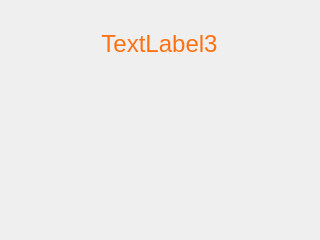
<?xml version="1.0" encoding="UTF-8"?>
<ui version="4.0">
 <class>MainWindow</class>
 <widget class="QMainWindow" name="MainWindow">
  <property name="geometry">
   <rect>
    <x>0</x>
    <y>0</y>
    <width>320</width>
    <height>240</height>
   </rect>
  </property>
  <property name="sizePolicy">
   <sizepolicy hsizetype="Fixed" vsizetype="Fixed">
    <horstretch>0</horstretch>
    <verstretch>0</verstretch>
   </sizepolicy>
  </property>
  <property name="minimumSize">
   <size>
    <width>320</width>
    <height>240</height>
   </size>
  </property>
  <property name="maximumSize">
   <size>
    <width>320</width>
    <height>240</height>
   </size>
  </property>
  <property name="windowTitle">
   <string>MainWindow</string>
  </property>
  <property name="styleSheet">
   <string notr="true"/>
  </property>
  <widget class="QWidget" name="centralwidget">
   <property name="styleSheet">
    <string notr="true"/>
   </property>
   <layout class="QVBoxLayout" name="verticalLayout">
    <item>
     <widget class="QStackedWidget" name="stackedWidget">
      <property name="minimumSize">
       <size>
        <width>320</width>
        <height>240</height>
       </size>
      </property>
      <property name="maximumSize">
       <size>
        <width>320</width>
        <height>240</height>
       </size>
      </property>
      <property name="currentIndex">
       <number>2</number>
      </property>
      <widget class="QWidget" name="page_1">
       <property name="minimumSize">
        <size>
         <width>320</width>
         <height>240</height>
        </size>
       </property>
       <property name="maximumSize">
        <size>
         <width>320</width>
         <height>240</height>
        </size>
       </property>

       <widget class="QWidget" name="layoutWidget">
        <property name="geometry">
         <rect>
          <x>0</x>
          <y>24</y>
          <width>301</width>
          <height>156</height>
         </rect>
        </property>
        <layout class="QGridLayout" name="m_gridLayout">
         <property name="horizontalSpacing">
          <number>10</number>
         </property>
         <property name="verticalSpacing">
          <number>3</number>
         </property>
         <property name="leftMargin">
          <number>10</number>
         </property>
         <property name="topMargin">
          <number>2</number>
         </property>
         <property name="rightMargin">
          <number>10</number>
         </property>
         <property name="bottomMargin">
          <number>0</number>
         </property>
         <item row="0" column="1">
          <widget class="MatrixLabel" name="label_01">
           <property name="minimumSize">
            <size>
             <width>50</width>
             <height>50</height>
            </size>
           </property>
           <property name="maximumSize">
            <size>
             <width>50</width>
             <height>50</height>
            </size>
           </property>
           <property name="frameShape">
            <enum>QFrame::Panel</enum>
           </property>
           <property name="lineWidth">
            <number>0</number>
           </property>
           <property name="text">
            <string>&lt;!DOCTYPE HTML PUBLIC &quot;-//W3C//DTD HTML 4.0//EN&quot; &quot;http://www.w3.org/TR/REC-html40/strict.dtd&quot;&gt;
&lt;html&gt;&lt;head&gt;&lt;meta name=&quot;qrichtext&quot; content=&quot;1&quot; /&gt;&lt;meta charset=&quot;utf-8&quot; /&gt;&lt;style type=&quot;text/css&quot;&gt;
p, li { white-space: pre-wrap; }
&lt;/style&gt;&lt;/head&gt;&lt;body style=&quot; font-family:'Sans Serif'; font-size:9pt; font-weight:400; font-style:normal;&quot;&gt;
&lt;p align=&quot;center&quot; style=&quot; margin-top:0px; margin-bottom:0px; margin-left:0px; margin-right:0px; -qt-block-indent:0; text-indent:0px;&quot;&gt;&lt;img src=&quot;:/icon/images/目标追踪.png&quot; /&gt;&lt;/p&gt;&lt;/body&gt;&lt;/html&gt;</string>
           </property>
          </widget>
         </item>
         <item row="2" column="2">
          <widget class="MatrixLabel" name="label_08">
           <property name="minimumSize">
            <size>
             <width>50</width>
             <height>50</height>
            </size>
           </property>
           <property name="maximumSize">
            <size>
             <width>50</width>
             <height>50</height>
            </size>
           </property>
           <property name="frameShape">
            <enum>QFrame::Panel</enum>
           </property>
           <property name="frameShadow">
            <enum>QFrame::Plain</enum>
           </property>
           <property name="lineWidth">
            <number>0</number>
           </property>
           <property name="text">
            <string>&lt;!DOCTYPE HTML PUBLIC &quot;-//W3C//DTD HTML 4.0//EN&quot; &quot;http://www.w3.org/TR/REC-html40/strict.dtd&quot;&gt;
&lt;html&gt;&lt;head&gt;&lt;meta name=&quot;qrichtext&quot; content=&quot;1&quot; /&gt;&lt;meta charset=&quot;utf-8&quot; /&gt;&lt;style type=&quot;text/css&quot;&gt;
p, li { white-space: pre-wrap; }
&lt;/style&gt;&lt;/head&gt;&lt;body style=&quot; font-family:'Sans Serif'; font-size:9pt; font-weight:400; font-style:normal;&quot;&gt;
&lt;p style=&quot; margin-top:0px; margin-bottom:0px; margin-left:0px; margin-right:0px; -qt-block-indent:0; text-indent:0px;&quot;&gt;&lt;img src=&quot;:/icon/images/图像分割.png&quot; /&gt;&lt;/p&gt;&lt;/body&gt;&lt;/html&gt;</string>
           </property>
          </widget>
         </item>
         <item row="1" column="2">
          <widget class="MatrixLabel" name="label_05">
           <property name="minimumSize">
            <size>
             <width>50</width>
             <height>50</height>
            </size>
           </property>
           <property name="maximumSize">
            <size>
             <width>50</width>
             <height>50</height>
            </size>
           </property>
           <property name="frameShape">
            <enum>QFrame::Panel</enum>
           </property>
           <property name="frameShadow">
            <enum>QFrame::Plain</enum>
           </property>
           <property name="lineWidth">
            <number>0</number>
           </property>
           <property name="text">
            <string>&lt;!DOCTYPE HTML PUBLIC &quot;-//W3C//DTD HTML 4.0//EN&quot; &quot;http://www.w3.org/TR/REC-html40/strict.dtd&quot;&gt;
&lt;html&gt;&lt;head&gt;&lt;meta name=&quot;qrichtext&quot; content=&quot;1&quot; /&gt;&lt;meta charset=&quot;utf-8&quot; /&gt;&lt;style type=&quot;text/css&quot;&gt;
p, li { white-space: pre-wrap; }
&lt;/style&gt;&lt;/head&gt;&lt;body style=&quot; font-family:'Sans Serif'; font-size:9pt; font-weight:400; font-style:normal;&quot;&gt;
&lt;p style=&quot; margin-top:0px; margin-bottom:0px; margin-left:0px; margin-right:0px; -qt-block-indent:0; text-indent:0px;&quot;&gt;&lt;img src=&quot;:/icon/images/年龄识别.png&quot; /&gt;&lt;/p&gt;&lt;/body&gt;&lt;/html&gt;</string>
           </property>
          </widget>
         </item>
         <item row="2" column="1">
          <widget class="MatrixLabel" name="label_07">
           <property name="minimumSize">
            <size>
             <width>50</width>
             <height>50</height>
            </size>
           </property>
           <property name="maximumSize">
            <size>
             <width>50</width>
             <height>50</height>
            </size>
           </property>
           <property name="frameShape">
            <enum>QFrame::Panel</enum>
           </property>
           <property name="frameShadow">
            <enum>QFrame::Plain</enum>
           </property>
           <property name="lineWidth">
            <number>0</number>
           </property>
           <property name="text">
            <string>&lt;!DOCTYPE HTML PUBLIC &quot;-//W3C//DTD HTML 4.0//EN&quot; &quot;http://www.w3.org/TR/REC-html40/strict.dtd&quot;&gt;
&lt;html&gt;&lt;head&gt;&lt;meta name=&quot;qrichtext&quot; content=&quot;1&quot; /&gt;&lt;meta charset=&quot;utf-8&quot; /&gt;&lt;style type=&quot;text/css&quot;&gt;
p, li { white-space: pre-wrap; }
&lt;/style&gt;&lt;/head&gt;&lt;body style=&quot; font-family:'Sans Serif'; font-size:9pt; font-weight:400; font-style:normal;&quot;&gt;
&lt;p style=&quot; margin-top:0px; margin-bottom:0px; margin-left:0px; margin-right:0px; -qt-block-indent:0; text-indent:0px;&quot;&gt;&lt;img src=&quot;:/icon/images/语音识别.png&quot; /&gt;&lt;/p&gt;&lt;/body&gt;&lt;/html&gt;</string>
           </property>
          </widget>
         </item>
         <item row="1" column="1">
          <widget class="MatrixLabel" name="label_04">
           <property name="minimumSize">
            <size>
             <width>50</width>
             <height>50</height>
            </size>
           </property>
           <property name="maximumSize">
            <size>
             <width>50</width>
             <height>50</height>
            </size>
           </property>
           <property name="frameShape">
            <enum>QFrame::Panel</enum>
           </property>
           <property name="frameShadow">
            <enum>QFrame::Plain</enum>
           </property>
           <property name="lineWidth">
            <number>0</number>
           </property>
           <property name="text">
            <string>&lt;!DOCTYPE HTML PUBLIC &quot;-//W3C//DTD HTML 4.0//EN&quot; &quot;http://www.w3.org/TR/REC-html40/strict.dtd&quot;&gt;
&lt;html&gt;&lt;head&gt;&lt;meta name=&quot;qrichtext&quot; content=&quot;1&quot; /&gt;&lt;meta charset=&quot;utf-8&quot; /&gt;&lt;style type=&quot;text/css&quot;&gt;
p, li { white-space: pre-wrap; }
&lt;/style&gt;&lt;/head&gt;&lt;body style=&quot; font-family:'Sans Serif'; font-size:9pt; font-weight:400; font-style:normal;&quot;&gt;
&lt;p style=&quot; margin-top:0px; margin-bottom:0px; margin-left:0px; margin-right:0px; -qt-block-indent:0; text-indent:0px;&quot;&gt;&lt;img src=&quot;:/icon/images/关于设备.png&quot; /&gt;&lt;/p&gt;&lt;/body&gt;&lt;/html&gt;</string>
           </property>
          </widget>
         </item>
         <item row="2" column="0">
          <widget class="MatrixLabel" name="label_06">
           <property name="minimumSize">
            <size>
             <width>50</width>
             <height>50</height>
            </size>
           </property>
           <property name="maximumSize">
            <size>
             <width>50</width>
             <height>50</height>
            </size>
           </property>
           <property name="frameShape">
            <enum>QFrame::Panel</enum>
           </property>
           <property name="frameShadow">
            <enum>QFrame::Plain</enum>
           </property>
           <property name="lineWidth">
            <number>0</number>
           </property>
           <property name="text">
            <string>&lt;!DOCTYPE HTML PUBLIC &quot;-//W3C//DTD HTML 4.0//EN&quot; &quot;http://www.w3.org/TR/REC-html40/strict.dtd&quot;&gt;
&lt;html&gt;&lt;head&gt;&lt;meta name=&quot;qrichtext&quot; content=&quot;1&quot; /&gt;&lt;meta charset=&quot;utf-8&quot; /&gt;&lt;style type=&quot;text/css&quot;&gt;
p, li { white-space: pre-wrap; }
&lt;/style&gt;&lt;/head&gt;&lt;body style=&quot; font-family:'Sans Serif'; font-size:9pt; font-weight:400; font-style:normal;&quot;&gt;
&lt;p style=&quot; margin-top:0px; margin-bottom:0px; margin-left:0px; margin-right:0px; -qt-block-indent:0; text-indent:0px;&quot;&gt;&lt;img src=&quot;:/icon/images/隔空作画.png&quot; /&gt;&lt;/p&gt;&lt;/body&gt;&lt;/html&gt;</string>
           </property>
          </widget>
         </item>
         <item row="0" column="0">
          <widget class="MatrixLabel" name="label_00">
           <property name="minimumSize">
            <size>
             <width>50</width>
             <height>50</height>
            </size>
           </property>
           <property name="maximumSize">
            <size>
             <width>50</width>
             <height>50</height>
            </size>
           </property>
           <property name="font">
            <font>
             <italic>false</italic>
             <bold>false</bold>
             <underline>false</underline>
             <strikeout>false</strikeout>
             <stylestrategy>PreferDefault</stylestrategy>
             <kerning>true</kerning>
            </font>
           </property>
           <property name="frameShape">
            <enum>QFrame::Panel</enum>
           </property>
           <property name="frameShadow">
            <enum>QFrame::Plain</enum>
           </property>
           <property name="lineWidth">
            <number>0</number>
           </property>
           <property name="midLineWidth">
            <number>0</number>
           </property>
           <property name="text">
            <string>&lt;!DOCTYPE HTML PUBLIC &quot;-//W3C//DTD HTML 4.0//EN&quot; &quot;http://www.w3.org/TR/REC-html40/strict.dtd&quot;&gt;
&lt;html&gt;&lt;head&gt;&lt;meta name=&quot;qrichtext&quot; content=&quot;1&quot; /&gt;&lt;meta charset=&quot;utf-8&quot; /&gt;&lt;style type=&quot;text/css&quot;&gt;
p, li { white-space: pre-wrap; }
&lt;/style&gt;&lt;/head&gt;&lt;body style=&quot; font-family:'Sans Serif'; font-size:9pt; font-weight:400; font-style:normal;&quot;&gt;
&lt;p style=&quot; margin-top:0px; margin-bottom:0px; margin-left:0px; margin-right:0px; -qt-block-indent:0; text-indent:0px;&quot;&gt;&lt;img src=&quot;:/icon/images/手势识别.png&quot; /&gt;&lt;/p&gt;&lt;/body&gt;&lt;/html&gt;</string>
           </property>
           <property name="wordWrap">
            <bool>false</bool>
           </property>
          </widget>
         </item>
         <item row="1" column="0">
          <widget class="MatrixLabel" name="label_03">
           <property name="minimumSize">
            <size>
             <width>50</width>
             <height>50</height>
            </size>
           </property>
           <property name="maximumSize">
            <size>
             <width>50</width>
             <height>50</height>
            </size>
           </property>
           <property name="frameShape">
            <enum>QFrame::Panel</enum>
           </property>
           <property name="frameShadow">
            <enum>QFrame::Plain</enum>
           </property>
           <property name="lineWidth">
            <number>0</number>
           </property>
           <property name="text">
            <string>&lt;!DOCTYPE HTML PUBLIC &quot;-//W3C//DTD HTML 4.0//EN&quot; &quot;http://www.w3.org/TR/REC-html40/strict.dtd&quot;&gt;
&lt;html&gt;&lt;head&gt;&lt;meta name=&quot;qrichtext&quot; content=&quot;1&quot; /&gt;&lt;meta charset=&quot;utf-8&quot; /&gt;&lt;style type=&quot;text/css&quot;&gt;
p, li { white-space: pre-wrap; }
&lt;/style&gt;&lt;/head&gt;&lt;body style=&quot; font-family:'Sans Serif'; font-size:9pt; font-weight:400; font-style:normal;&quot;&gt;
&lt;p style=&quot; margin-top:0px; margin-bottom:0px; margin-left:0px; margin-right:0px; -qt-block-indent:0; text-indent:0px;&quot;&gt;&lt;img src=&quot;:/icon/images/人脸检测.png&quot; /&gt;&lt;/p&gt;&lt;/body&gt;&lt;/html&gt;</string>
           </property>
          </widget>
         </item>
         <item row="0" column="2">
          <widget class="MatrixLabel" name="label_02">
           <property name="minimumSize">
            <size>
             <width>50</width>
             <height>50</height>
            </size>
           </property>
           <property name="maximumSize">
            <size>
             <width>50</width>
             <height>50</height>
            </size>
           </property>
           <property name="frameShape">
            <enum>QFrame::Panel</enum>
           </property>
           <property name="lineWidth">
            <number>0</number>
           </property>
           <property name="text">
            <string>&lt;!DOCTYPE HTML PUBLIC &quot;-//W3C//DTD HTML 4.0//EN&quot; &quot;http://www.w3.org/TR/REC-html40/strict.dtd&quot;&gt;
&lt;html&gt;&lt;head&gt;&lt;meta name=&quot;qrichtext&quot; content=&quot;1&quot; /&gt;&lt;meta charset=&quot;utf-8&quot; /&gt;&lt;style type=&quot;text/css&quot;&gt;
p, li { white-space: pre-wrap; }
&lt;/style&gt;&lt;/head&gt;&lt;body style=&quot; font-family:'Sans Serif'; font-size:9pt; font-weight:400; font-style:normal;&quot;&gt;
&lt;p align=&quot;center&quot; style=&quot; margin-top:0px; margin-bottom:0px; margin-left:0px; margin-right:0px; -qt-block-indent:0; text-indent:0px;&quot;&gt;&lt;img src=&quot;:/icon/images/人体识别.png&quot; /&gt;&lt;/p&gt;&lt;/body&gt;&lt;/html&gt;</string>
           </property>
          </widget>
         </item>
        </layout>
       </widget>

       <widget class="QWidget" name="layoutWidget">
        <property name="geometry">
         <rect>
          <x>0</x>
          <y>186</y>
          <width>302</width>
          <height>27</height>
         </rect>
        </property>
        <layout class="QHBoxLayout" name="horizontalLayout_2">
         <item>
          <widget class="QLabel" name="prev_page_icon_page1">
           <property name="minimumSize">
            <size>
             <width>20</width>
             <height>20</height>
            </size>
           </property>
           <property name="maximumSize">
            <size>
             <width>20</width>
             <height>20</height>
            </size>
           </property>
           <property name="styleSheet">
            <string notr="true">QLabel {
    background-color: transparent;
    border: none;
}</string>
           </property>
           <property name="text">
            <string/>
           </property>
           <property name="pixmap">
            <pixmap>:/icon/images/上一页.png</pixmap>
           </property>
           <property name="scaledContents">
            <bool>true</bool>
           </property>
           <property name="alignment">
            <set>Qt::AlignCenter</set>
           </property>
          </widget>
         </item>
         <item>
          <widget class="QLabel" name="label">
           <property name="font">
            <font>
             <pointsize>12</pointsize>
            </font>
           </property>
           <property name="styleSheet">
            <string notr="true">QLabel {
    color: white;
    background-color: transparent;
    border: none;
}</string>
           </property>
           <property name="text">
            <string/>
           </property>
           <property name="alignment">
            <set>Qt::AlignCenter</set>
           </property>
          </widget>
         </item>
         <item>
          <widget class="QLabel" name="next_page_icon_page1">
           <property name="minimumSize">
            <size>
             <width>20</width>
             <height>20</height>
            </size>
           </property>
           <property name="maximumSize">
            <size>
             <width>20</width>
             <height>20</height>
            </size>
           </property>
           <property name="styleSheet">
            <string notr="true">QLabel {
    background-color: transparent;
    border: none;
}</string>
           </property>
           <property name="text">
            <string/>
           </property>
           <property name="pixmap">
            <pixmap>:/icon/images/下一页.png</pixmap>
           </property>
           <property name="scaledContents">
            <bool>true</bool>
           </property>
           <property name="alignment">
            <set>Qt::AlignCenter</set>
           </property>
          </widget>
         </item>
        </layout>
       </widget>
      </widget>
      <widget class="QWidget" name="page_3">
       <property name="minimumSize">
        <size>
         <width>320</width>
         <height>240</height>
        </size>
       </property>
       <property name="maximumSize">
        <size>
         <width>320</width>
         <height>240</height>
        </size>
       </property>
       <widget class="QWidget" name="layoutWidget_page3_top">
        <property name="geometry">
         <rect>
          <x>0</x>
          <y>20</y>
          <width>302</width>
          <height>22</height>
         </rect>
        </property>
        <layout class="QHBoxLayout" name="horizontalLayout_page3">
         <item>
          <widget class="QLabel" name="label_2_page3">
           <property name="styleSheet">
            <string notr="true">#label_2_page3{color:rgb(85, 170, 0)}</string>
           </property>
           <property name="text">
            <string/>
           </property>
           <property name="alignment">
            <set>Qt::AlignLeading|Qt::AlignLeft|Qt::AlignTop</set>
           </property>
          </widget>
         </item>
         <item>
          <spacer name="horizontalSpacer_page3">
           <property name="orientation">
            <enum>Qt::Horizontal</enum>
           </property>
           <property name="sizeHint" stdset="0">
            <size>
             <width>40</width>
             <height>20</height>
            </size>
           </property>
          </spacer>
         </item>
        </layout>
       </widget>

       <widget class="QWidget" name="layoutWidget_2">
        <property name="geometry">
         <rect>
          <x>0</x>
          <y>24</y>
          <width>301</width>
          <height>156</height>
         </rect>
        </property>
        <layout class="QGridLayout" name="m_gridLayout_2">
         <property name="horizontalSpacing">
          <number>10</number>
         </property>
         <property name="verticalSpacing">
          <number>3</number>
         </property>
         <property name="leftMargin">
          <number>10</number>
         </property>
         <property name="topMargin">
          <number>2</number>
         </property>
         <property name="rightMargin">
          <number>10</number>
         </property>
         <property name="bottomMargin">
          <number>0</number>
         </property>
         <item row="0" column="0">
          <widget class="MatrixLabel" name="label_09">
           <property name="minimumSize">
            <size>
             <width>50</width>
             <height>50</height>
            </size>
           </property>
           <property name="maximumSize">
            <size>
             <width>50</width>
             <height>50</height>
            </size>
           </property>
           <property name="frameShape">
            <enum>QFrame::Panel</enum>
           </property>
           <property name="frameShadow">
            <enum>QFrame::Plain</enum>
           </property>
           <property name="lineWidth">
            <number>0</number>
           </property>
           <property name="text">
            <string>&lt;!DOCTYPE HTML PUBLIC &quot;-//W3C//DTD HTML 4.0//EN&quot; &quot;http://www.w3.org/TR/REC-html40/strict.dtd&quot;&gt;
&lt;html&gt;&lt;head&gt;&lt;meta name=&quot;qrichtext&quot; content=&quot;1&quot; /&gt;&lt;meta charset=&quot;utf-8&quot; /&gt;&lt;style type=&quot;text/css&quot;&gt;
p, li { white-space: pre-wrap; }
&lt;/style&gt;&lt;/head&gt;&lt;body style=&quot; font-family:'Sans Serif'; font-size:9pt; font-weight:400; font-style:normal;&quot;&gt;
&lt;p style=&quot; margin-top:0px; margin-bottom:0px; margin-left:0px; margin-right:0px; -qt-block-indent:0; text-indent:0px;&quot;&gt;&lt;img src=&quot;:/icon/images/雷达扫描.png&quot; /&gt;&lt;/p&gt;&lt;/body&gt;&lt;/html&gt;</string>
           </property>
          </widget>
         </item>
         <item row="0" column="1">
          <widget class="MatrixLabel" name="label_10">
           <property name="minimumSize">
            <size>
             <width>50</width>
             <height>50</height>
            </size>
           </property>
           <property name="maximumSize">
            <size>
             <width>50</width>
             <height>50</height>
            </size>
           </property>
           <property name="frameShape">
            <enum>QFrame::Panel</enum>
           </property>
           <property name="lineWidth">
            <number>0</number>
           </property>
           <property name="text">
            <string/>
           </property>
          </widget>
         </item>
         <item row="0" column="2">
          <widget class="MatrixLabel" name="label_11">
           <property name="minimumSize">
            <size>
             <width>50</width>
             <height>50</height>
            </size>
           </property>
           <property name="maximumSize">
            <size>
             <width>50</width>
             <height>50</height>
            </size>
           </property>
           <property name="frameShape">
            <enum>QFrame::Panel</enum>
           </property>
           <property name="lineWidth">
            <number>0</number>
           </property>
           <property name="text">
            <string/>
           </property>
          </widget>
         </item>
         <item row="1" column="0">
          <widget class="MatrixLabel" name="label_12">
           <property name="minimumSize">
            <size>
             <width>50</width>
             <height>50</height>
            </size>
           </property>
           <property name="maximumSize">
            <size>
             <width>50</width>
             <height>50</height>
            </size>
           </property>
           <property name="frameShape">
            <enum>QFrame::Panel</enum>
           </property>
           <property name="frameShadow">
            <enum>QFrame::Plain</enum>
           </property>
           <property name="lineWidth">
            <number>0</number>
           </property>
           <property name="text">
            <string/>
           </property>
          </widget>
         </item>
         <item row="1" column="1">
          <widget class="MatrixLabel" name="label_13">
           <property name="minimumSize">
            <size>
             <width>50</width>
             <height>50</height>
            </size>
           </property>
           <property name="maximumSize">
            <size>
             <width>50</width>
             <height>50</height>
            </size>
           </property>
           <property name="frameShape">
            <enum>QFrame::Panel</enum>
           </property>
           <property name="frameShadow">
            <enum>QFrame::Plain</enum>
           </property>
           <property name="lineWidth">
            <number>0</number>
           </property>
           <property name="text">
            <string/>
           </property>
          </widget>
         </item>
         <item row="1" column="2">
          <widget class="MatrixLabel" name="label_14">
           <property name="minimumSize">
            <size>
             <width>50</width>
             <height>50</height>
            </size>
           </property>
           <property name="maximumSize">
            <size>
             <width>50</width>
             <height>50</height>
            </size>
           </property>
           <property name="frameShape">
            <enum>QFrame::Panel</enum>
           </property>
           <property name="frameShadow">
            <enum>QFrame::Plain</enum>
           </property>
           <property name="lineWidth">
            <number>0</number>
           </property>
           <property name="text">
            <string/>
           </property>
          </widget>
         </item>
         <item row="2" column="0">
          <widget class="MatrixLabel" name="label_15">
           <property name="minimumSize">
            <size>
             <width>50</width>
             <height>50</height>
            </size>
           </property>
           <property name="maximumSize">
            <size>
             <width>50</width>
             <height>50</height>
            </size>
           </property>
           <property name="frameShape">
            <enum>QFrame::Panel</enum>
           </property>
           <property name="frameShadow">
            <enum>QFrame::Plain</enum>
           </property>
           <property name="lineWidth">
            <number>0</number>
           </property>
           <property name="text">
            <string/>
           </property>
          </widget>
         </item>
         <item row="2" column="1">
          <widget class="MatrixLabel" name="label_16">
           <property name="minimumSize">
            <size>
             <width>50</width>
             <height>50</height>
            </size>
           </property>
           <property name="maximumSize">
            <size>
             <width>50</width>
             <height>50</height>
            </size>
           </property>
           <property name="frameShape">
            <enum>QFrame::Panel</enum>
           </property>
           <property name="frameShadow">
            <enum>QFrame::Plain</enum>
           </property>
           <property name="lineWidth">
            <number>0</number>
           </property>
           <property name="text">
            <string/>
           </property>
          </widget>
         </item>
         <item row="2" column="2">
          <widget class="MatrixLabel" name="label_17">
           <property name="minimumSize">
            <size>
             <width>50</width>
             <height>50</height>
            </size>
           </property>
           <property name="maximumSize">
            <size>
             <width>50</width>
             <height>50</height>
            </size>
           </property>
           <property name="frameShape">
            <enum>QFrame::Panel</enum>
           </property>
           <property name="frameShadow">
            <enum>QFrame::Plain</enum>
           </property>
           <property name="lineWidth">
            <number>0</number>
           </property>
           <property name="text">
            <string/>
           </property>
          </widget>
         </item>
        </layout>
       </widget>
       <widget class="QWidget" name="layoutWidget_3">
        <property name="geometry">
         <rect>
          <x>0</x>
          <y>186</y>
          <width>302</width>
          <height>27</height>
         </rect>
        </property>
        <layout class="QHBoxLayout" name="horizontalLayout_3">
         <item>
          <widget class="QLabel" name="prev_page_icon">
           <property name="minimumSize">
            <size>
             <width>20</width>
             <height>20</height>
            </size>
           </property>
           <property name="maximumSize">
            <size>
             <width>20</width>
             <height>20</height>
            </size>
           </property>
           <property name="styleSheet">
            <string notr="true">QLabel {
    background-color: transparent;
    border: none;
}</string>
           </property>
           <property name="text">
            <string/>
           </property>
           <property name="pixmap">
            <pixmap>:/icon/images/上一页.png</pixmap>
           </property>
           <property name="scaledContents">
            <bool>true</bool>
           </property>
           <property name="alignment">
            <set>Qt::AlignCenter</set>
           </property>
          </widget>
         </item>
         <item>
          <widget class="QLabel" name="label_page3">
           <property name="font">
            <font>
             <pointsize>12</pointsize>
            </font>
           </property>
           <property name="styleSheet">
            <string notr="true">QLabel {
    color: white;
    background-color: transparent;
    border: none;
}</string>
           </property>
           <property name="text">
            <string>雷达扫描</string>
           </property>
           <property name="alignment">
            <set>Qt::AlignCenter</set>
           </property>
          </widget>
         </item>
         <item>
          <widget class="QLabel" name="next_page_icon">
           <property name="minimumSize">
            <size>
             <width>20</width>
             <height>20</height>
            </size>
           </property>
           <property name="maximumSize">
            <size>
             <width>20</width>
             <height>20</height>
            </size>
           </property>
           <property name="styleSheet">
            <string notr="true">QLabel {
    background-color: transparent;
    border: none;
}</string>
           </property>
           <property name="text">
            <string/>
           </property>
           <property name="pixmap">
            <pixmap>:/icon/images/下一页.png</pixmap>
           </property>
           <property name="scaledContents">
            <bool>true</bool>
           </property>
           <property name="alignment">
            <set>Qt::AlignCenter</set>
           </property>
          </widget>
         </item>
        </layout>
       </widget>
      </widget>
      <widget class="QWidget" name="page_4">
       <widget class="QLabel" name="label_info">
        <property name="geometry">
         <rect>
          <x>0</x>
          <y>10</y>
          <width>301</width>
          <height>51</height>
         </rect>
        </property>
        <property name="text">
         <string>&lt;html&gt;&lt;head/&gt;&lt;body&gt;&lt;p align=&quot;center&quot;&gt;&lt;span style=&quot; font-size:18pt; color:#ff7214;&quot;&gt;TextLabel3&lt;/span&gt;&lt;/p&gt;&lt;/body&gt;&lt;/html&gt;</string>
        </property>
       </widget>
      </widget>
     </widget>
    </item>
   </layout>
  </widget>
 </widget>
 <customwidgets>
  <customwidget>
   <class>MatrixLabel</class>
   <extends>QLabel</extends>
   <header location="global">MatrixLabel.h</header>
  </customwidget>
 </customwidgets>
 <resources/>
 <connections/>
</ui>
